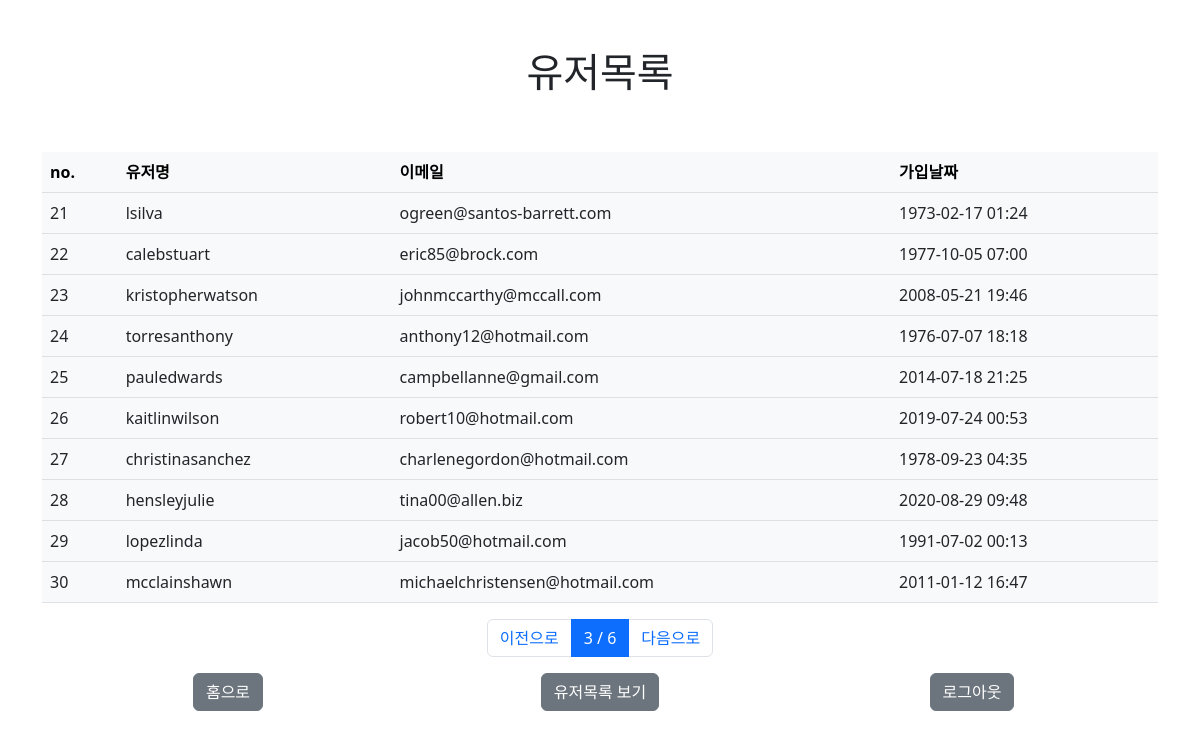
/users/?page=3 (signed in), run on the app's committed database.
### user/models.py (models this page shows, shortened)
class User(AbstractUser):
    register_date = models.DateTimeField(auto_now_add=True, verbose_name="등록날짜")
    class Meta:
        verbose_name = "사용자"
        verbose_name_plural = "사용자"

### user/views.py (the view)
# urls.py: path("users/", user_list_view, name="user_list"),
@login_required
def user_list_view(request):
    page = int(request.GET.get("page",1))
    users = User.objects.all().order_by("id")
    paginator = Paginator(users, 10)
    users = paginator.get_page(page)
    return render(request, "users.html", {"users": users})

### templates/users.html (shortened to what this page needs)
{% extends "base.html" %}
{% block content %}
<div class="row mt-5">
  <div class="col-12 text-center">
    <h1>유저목록</h1>
  </div>
</div>
<div class="row mt-5">
  <div class="col-12">
    <table class="table table-light">
      <thead class="thead-light">
        <tr>
          <th scope="col">no.</th>
          <th scope="col">유저명</th>
          <th scope="col">이메일</th>
          <th scope="col">가입날짜</th>
        </tr>
      </thead>
      <tbody class="text-dark">
        {% for user in users %}
        <tr>
          <td scope="row">{{ user.id }}</td>
          <td>{{ user.username }}</td>
          <td>{{ user.email }}</td>
          <td>{{ user.register_date|date:'Y-m-d H:i' }}</td>
        </tr>
        {% endfor %}
      </tbody>
    </table>
  </div>
</div>
<nav>
  <ul class="pagination justify-content-center">
    {% if users.has_previous %}
    <li class="page-item">
      <a class="page-link" href="?page={{ users.previous_page_number }}">이전으로</a>
    </li>
    {% else %}
    <li class="page-item disabled">
      <a class="page-link" href="#">이전으로</a>
    </li>
    {% endif %}
    <li class="page-item active">
      <a class="page-link" href="#">{{ users.number }} / {{ users.paginator.num_pages }}</a>
    </li>
    {% if users.has_next %}
    <li class="page-item">
      <a class="page-link" href="?page={{ users.next_page_number }}">다음으로</a>
    {% else %}
    <li class="page-item disabled">
      <a class="page-link disabled" href="#">다음으로</a>
    {% endif %}
    </li>
  </ul>
</nav>
{% endblock %}

### data on the page
User: id "21", username "lsilva", email "ogreen@santos-barrett.com", register_date "1973-02-17 01:24"
User: id "22", username "calebstuart", email "eric85@brock.com", register_date "1977-10-05 07:00"
User: id "23", username "kristopherwatson", email "johnmccarthy@mccall.com", register_date "2008-05-21 19:46"
User: id "24", username "torresanthony", email "anthony12@hotmail.com", register_date "1976-07-07 18:18"
User: id "25", username "pauledwards", email "campbellanne@gmail.com", register_date "2014-07-18 21:25"
User: id "26", username "kaitlinwilson", email "robert10@hotmail.com", register_date "2019-07-24 00:53"
User: id "27", username "christinasanchez", email "charlenegordon@hotmail.com", register_date "1978-09-23 04:35"
User: id "28", username "hensleyjulie", email "tina00@allen.biz", register_date "2020-08-29 09:48"
User: id "29", username "lopezlinda", email "jacob50@hotmail.com", register_date "1991-07-02 00:13"
User: id "30", username "mcclainshawn", email "michaelchristensen@hotmail.com", register_date "2011-01-12 16:47"

### other printed values
{{ users.number }} "3"
{{ users.paginator.num_pages }} "6"
